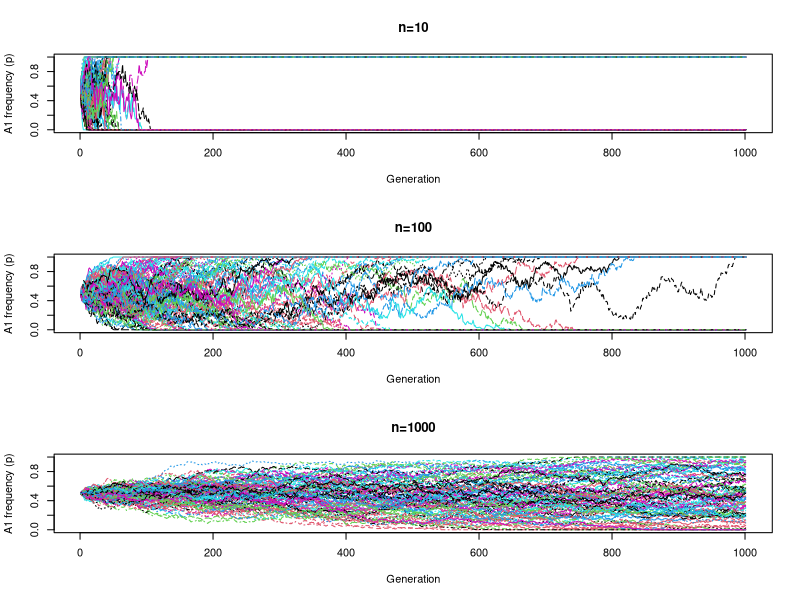

Write R code to recreate this figure.
# Evolutionary Genetics and Genomics (HGEN 6092)
# R Session 1 - Drift-selection simulations
# Casey Meili

# Some exercises were adapted from: https://evolutionarygenetics.github.io/

# Set population size
n <- 10
# Set allele frequency
p <- 0.5

# Sample a set of alleles for the next generation
gen1 <- rbinom(2*n,size=1,prob=p)
#print out the sampled alleles, where 1 is A1 and 0 is A2.
print(gen1)

# Calculate the allele frequency in this generation
p_gen1 <- sum(gen1)/(2*n)

# Print the allele frequency
p_gen1 

# Function to simulate genetic drift
drift_sim <- function(n, p, ngen){
  #p is the initial allele frequency
  #n is the sample size (# of diploid individuals)
  #ngen is the number of generations to simulate
  #ptime will keep a vector of the allele frequencies, adding the updated frequency after each  generation of sampling
  
  ptime <- p
  for(i in 1:ngen){
    newgen <- rbinom(2*n,size=1,prob=p) #sample a new set of 2n alleles
    p <- sum(newgen)/(2*n) #calculate the allele frequency in the next generation
    ptime<-append(ptime,p) #append the allele frequency for this generation to the previous generations
  }
  return(ptime)
}

# Run drift simulation for 50 generations
drift_sim(n = 10, p = 0.5, ngen = 100)

# Run 100 times with n=10, n=100 or n=1000
sim_n10 <- replicate(100,drift_sim(n=10,p=0.5,ngen=1000))
sim_n100 <- replicate(100,drift_sim(n=100,p=0.5,ngen=1000))
sim_n1000 <- replicate(100,drift_sim(n=1000,p=0.5,ngen=1000))

par(mfrow=c(3,1))
matplot(sim_n10,type="l",main="n=10",xlab="Generation",ylab="A1 frequency (p)")
matplot(sim_n100,type="l",main="n=100",xlab="Generation",ylab="A1 frequency (p)")
matplot(sim_n1000,type="l",main="n=1000",xlab="Generation",ylab="A1 frequency (p)")

# Show last row of matrix
table(sim_n10[1001,])
table(sim_n100[1001,])
table(sim_n1000[1001,])


